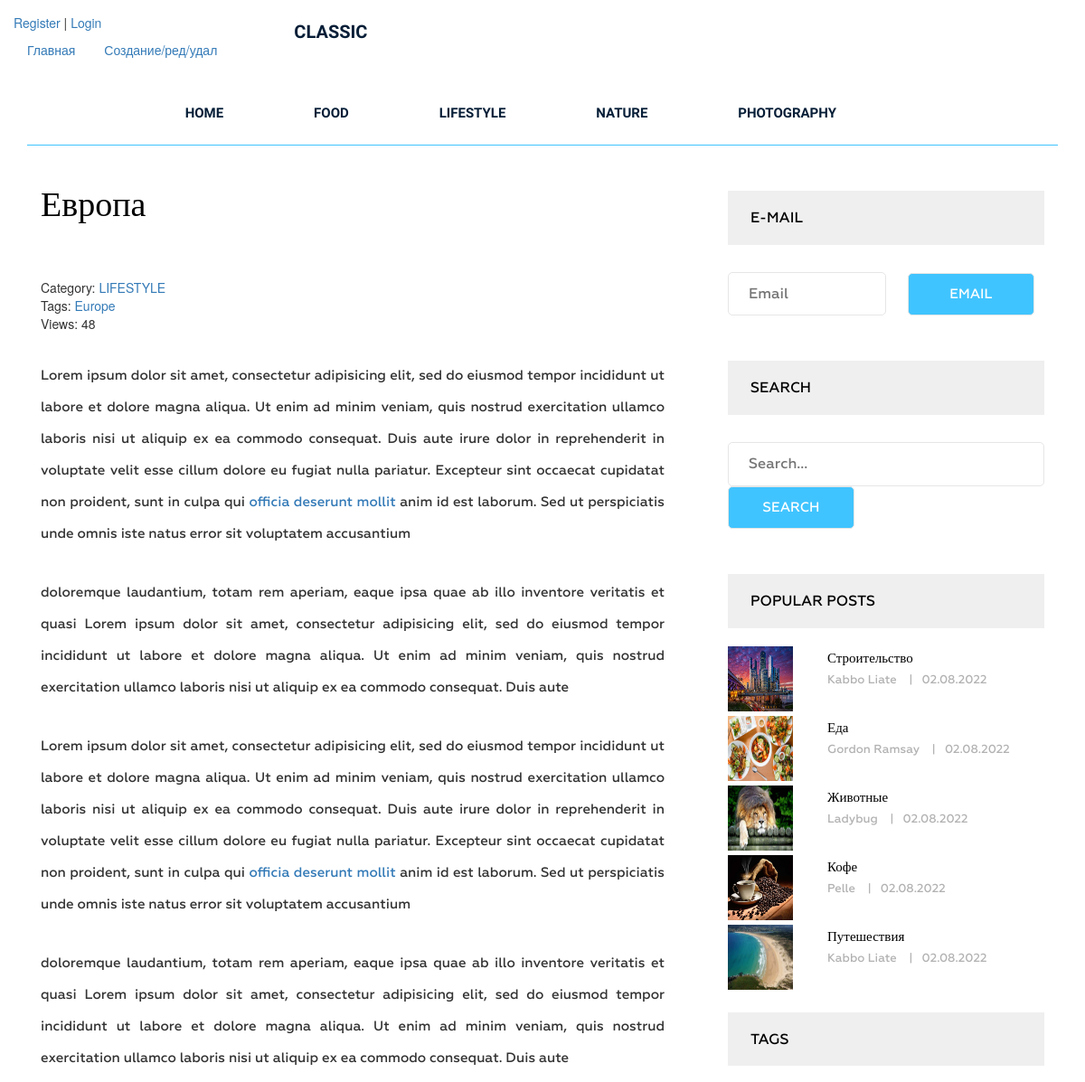
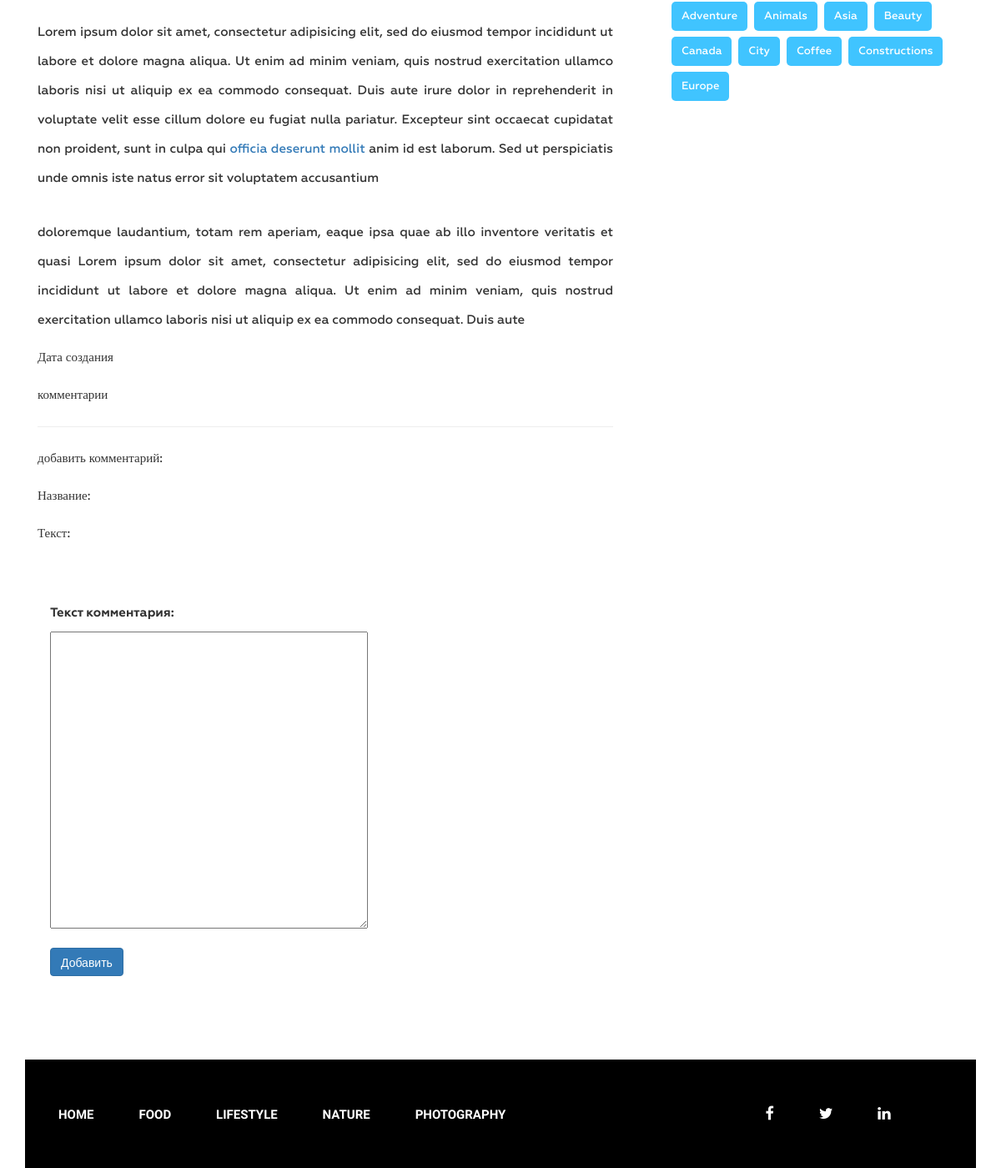
The page /post/evropa/ on the database its author committed (2 pictures, top to bottom).
### News_Portal/models.py (models this page shows, shortened)
class Category(models.Model):
    title = models.CharField(max_length=255)
    slug = models.SlugField(max_length=255, verbose_name='Url', unique=True)
    def __str__(self):
        return self.title
    def get_absolute_url(self):
        return reverse('category', kwargs={"slug": self.slug})
    class Meta:
        verbose_name = 'Категория(ю)'
        verbose_name_plural = 'Категории'
        ordering = ['title']

class Post(models.Model):
    title = models.CharField(max_length=255)
    slug = models.SlugField(max_length=255, verbose_name='Url', unique=True)
    author = models.CharField(max_length=100)
    content = models.TextField(blank=True)
    created_at = models.DateTimeField(auto_now_add=True, verbose_name='Опубликовано')
    photo = models.ImageField(upload_to='photos/%y/%m/%d/', blank=True)
    views = models.IntegerField(default=0, verbose_name='Количество просмотров')
    category = models.ForeignKey(Category, on_delete=models.PROTECT, related_name='posts')
    tags = models.ManyToManyField(Tag, blank=True, related_name='posts')
    def get_absolute_url(self):
        return reverse('post', kwargs={"slug": self.slug})
    class Meta:
        verbose_name = 'Статья(ю)'
        verbose_name_plural = 'Статьи'
        ordering = ['-created_at']

class Tag(models.Model):
    title = models.CharField(max_length=50)
    slug = models.SlugField(max_length=50, verbose_name='Url', unique=True)
    def get_absolute_url(self):
        return reverse('tag', kwargs={"slug": self.slug})
    class Meta:
        verbose_name = 'Тег'
        verbose_name_plural = 'Теги'
        ordering = ['title']

### News_Portal/views.py (the view, shortened to what this page needs)
# urls.py: path('post/<str:slug>/', GetPost.as_view(), name='post'),
class GetPost(CustomSuccessMessageMixin, FormMixin, DetailView):
    model = Post
    template_name = 'News_Portal/single.html'
    context_object_name = 'post'
    form_class = CommentForm
    success_msg = 'Комментарий успешно создана,.ожидайте модерации'
    def get_context_data(self, *, object_list=None, **kwargs):
        context = super().get_context_data(**kwargs)
        self.object.views = F('views') + 1
        self.object.save()
        self.object.refresh_from_db()
        return context
    def post(self, request, *args, **kwargs):
        form = self.get_form()
        if form.is_valid():
            return redirect('home')
        else:
            messages.error(request, 'Ошибка Комментарий')
        return render(request, 'News_Portal/single.html', {"form": form})

### News_Portal/forms.py (shortened to what this page needs)
class CommentForm(forms.ModelForm):
    class Meta:
        model = Comments
        fields = ('text',)

### News_Portal/templatetags/menu.py (called while the page is built)
@register.inclusion_tag('News_Portal/menu_tpl.html')
def show_menu(menu_class='menu'):
    categories = Category.objects.all()
    return {"categories": categories, "menu_class": menu_class}

### News_Portal/templatetags/sidebar.py (called while the page is built)
@register.inclusion_tag('News_Portal/popular_posts_tpl.html')
def get_popular(cnt=3):
    posts = Post.objects.order_by('-views')[:cnt]
    return {"posts": posts}

@register.inclusion_tag('News_Portal/tags_tpl.html')
def get_tags():
    tags = Tag.objects.all
    return {"tags": tags}

### News_Portal/templates/News_Portal/single.html (shortened to what this page needs)
{% extends 'base.html' %}
{% load static %}
{% load sidebar %}
{% block content %}
<section class="single-blog-area">
    <div class="container">
        <div class="row">
            <div class="col-md-12">
                <div class="border-top">
                    <div class="col-md-8">
                        <div class="blog-area">
                            <div class="blog-area-part">
                                <h2>{{ post.title }}</h2>
                                <div class="single-content">
                                    <div>
                                        <span>Category: <a href="{{ post.category.get_absolute_url }}">{{ post.category }}</a></span>
                                        <br>
                                        {% if post.tags.exists %}
                                        <span>
                                            Tags:
                                            {% for tag in post.tags.all %}
                                            <a href="{{ tag.get_absolute_url }}">{{ tag.title }}</a>
                                            {% endfor %}
                                        </span>
                                        <br>
                                        {% endif %}
                                        <span>Views: {{ post.views }}</span>
                                    </div>
                                    {{ post.content|safe }}
                                </div>
                            </div>
                            <div class="commententries">
                                <p>Дата создания</p>
                                <p>комментарии</p>
                                <hr>
                                <p>добавить комментарий: {{ post_article.create_date }}</p>
                                <p>Название: {{ post_article_name }}</p>
                                <p>Текст: {{ post_article_text }}</p>
                                <div class="col-md-4">
                                    <form action="" id="add_form" method="post">
                                            {{ form.as_p }}
                                    </form>
                                    <button form="add_form" type="submit" class="btn btn-primary">Добавить</button>
                                </div>
                            </div>
                        </div>
                    </div>
                    <div class="col-md-4">
                        <div class="newsletter">
                            <h2 class="sidebar-title">E-mail</h2>
                            <form action="{% url 'test' %}" method="post">
                                <input type="email" name="" id="" placeholder="Email">
                                <input type="submit" value="Email">
                            </form>
                        </div>
                        <div class="newsletter">
                            <h2 class="sidebar-title">Search</h2>
                            <form action="{% url 'search' %}" method="get">
                                <input type="text" name="s" placeholder="Search...">
                                <input type="submit" value="Search">
                            </form>
                        </div>
                        {% get_popular 5 %}
                        {% get_tags %}
                    </div>
                </div>
            </div>
        </div>
    </div>
</section>
{% endblock %}

### templates/base.html (shortened to what this page needs)
{% load static %}
{% load cache %}
<!DOCTYPE html>
<html lang="en">
<head>
    <link rel="stylesheet" href="{% static 'css/bootstrap.css' %}">
    <link rel="stylesheet" href="{% static 'css/font-awesome.min.css' %}">
    <link rel="stylesheet" href="{% static 'css/owl.carousel.min.css' %}">
    <link rel="stylesheet" href="{% static 'css/owl.theme.default.min.css' %}">
    <link rel="stylesheet" href="{% static 'style.css' %}">
    <link rel="stylesheet" href="{% static 'responsive.css' %}">
</head>
<body>
    <div class="wrapper">
        {% cache 20 header %}
        {% include 'inc/_header.html' %}
        {% endcache %}
        {% block content %}{% endblock %}
        {% cache 20 footer %}
        {% include 'inc/_footer.html' %}
        {% endcache %}
    </div>
</body>
</html>

### templates/inc/_header.html
{% load menu %}
<header class="header">
  <span class="navbar-text">
    {% if request.user.is_authenticated %}
    Добро пожаловать, {{ user.username }} | <a href="{% url 'logout' %}">Выход</a>
    {% else %}
        <a href="{% url 'register' %}">Register</a> | <a href="{% url 'login' %}">Login</a>
    {% endif %}
    <ul class="nav nav-pills">
      <li class="nav-item"><a class="nav-link.active" href="#">Главная</a></li>
      <li class="nav-item"><a class="nav-link" href="edit_page">Создание/ред/удал</a></li>
    </ul>
  </span>
  <div class="container">
    <div class="row">
      <div class="col-md-2">
        <div class="logo">
          <h2><a href="{% url 'home' %}">Classic</a></h2>
        </div>
      </div>
      <div class="col-md-10">
            {% show_menu %}
      </div>
    </div>
  </div>
</header>

### News_Portal/templates/News_Portal/popular_posts_tpl.html
<h2 class="sidebar-title">Popular posts</h2>
<div class="grid">
    {% for post in posts %}
    <div class="portfolio-item popular">
        {% if post.photo %}
        <img src="{{ post.photo.url }}" alt="{{ post.title }}">
        {% else %}
        <img src="https://picsum.photos/id/1060/300/201/?blur=2" alt="{{ post.title }}">
        {% endif %}
        <div class="portfolio-text">
            <h5><a href="{{ post.get_absolute_url }}">{{ post.title }}</a></h5>
            <p>{{ post.author }} <span>|</span>{{ post.created_at|date:"d.m.Y" }}</p>
        </div>
    </div>
    {% endfor %}
</div>

### templates/inc/_footer.html (shortened to what this page needs)
{% load menu %}
<footer class="footer">
    <div class="container">
        <div class="row">
            <div class="col-md-12">
                <div class="footer-bg">
                    <div class="row">
                        <div class="col-md-9">
                            {% show_menu 'footer-menu' %}
                        </div>
                        <div class="col-md-3">
                            <div class="footer-icon">
                                <p>
                                    <a href="#"><i class="fa fa-facebook" aria-hidden="true"></i></a>
                                    <a href="#"><i class="fa fa-twitter" aria-hidden="true"></i></a>
                                    <a href="#"><i class="fa fa-linkedin" aria-hidden="true"></i></a>
                                </p>
                            </div>
                        </div>
                    </div>
                </div>
            </div>
        </div>
    </div>
</footer>

### news/static/style.css (style rules this page uses)
.wrapper header.header .logo h2 { margin: 0 0 0 40px; padding: 0; }
.wrapper header.header .logo h2 a { color: #061e37; font-family: "Raleway", sans-serif; font-size: 20px; font-weight: 700; text-decoration: none; line-height: 70px; padding: 22px 0; text-transform: uppercase; }
.wrapper header.header .menu { margin: 0 }
.wrapper header.header .menu ul { float: right; margin: 0; padding: 0; margin-right: 4px; }
.wrapper header.header .menu ul li { display: inline-block; list-style: outside none none; margin: 0 -4px 0 0; }
.wrapper header.header .menu ul li a { color: rgb(6, 30, 55); font-family: "Raleway", sans-serif; font-size: 15px; font-weight: 600; line-height: 70px; padding: 26px 50px; text-decoration: none; text-transform: uppercase; }
.wrapper footer.footer { height: 130px; }
.wrapper footer .footer-bg { background: #000 none repeat scroll 0 0; height: 130px; overflow: hidden; }
.wrapper footer.footer .footer-menu { margin: 0 }
.wrapper footer.footer .footer-menu ul { line-height: 130px; margin: 0; padding: 0; }
.wrapper footer.footer .footer-menu ul li { display: inline; list-style: outside none none; margin: 0; padding: 30px 0px; }
.wrapper footer.footer .footer-menu ul li a { color: #fff; font-family: "Raleway", sans-serif; font-size: 15px; font-weight: 600; line-height: 70px; margin-left: 40px; padding: 26px 10px 26px 0; text-decoration: none; text-transform: uppercase; }
.wrapper footer.footer .footer-icon p { float: right; line-height: 130px; }
.wrapper footer.footer .footer-icon p i { color: #fff; font-size: 18px; margin-right: 30px; padding: 10px; }
.single-blog-area { margin-bottom: 100px; }
.single-blog-area .border-top { border-top: 1px solid #40c4ff; }
.single-blog-area h2 { color: #010101; font-family: Geometria; font-size: 38px; font-weight: 500; margin-bottom: 60px; margin-top: 45px; }
.single-blog-area p { font-family: Geometria; font-size: 15px; font-weight: 500; line-height: 35px; position: relative; text-align: justify; }
.single-blog-area .blog-area-part p { margin-top: 30px; }
.single-blog-area img { width: 100% }
.single-blog-area .blog-area { margin-right: 40px; }
.single-blog-area form input { border: 1px solid #e6e6e6; margin: 0; padding: 12px 22px; border-radius: 5px; width: 100% }
.single-blog-area form input[placeholder] { color: #000; font-family: Geometria; font-size: 16px; font-weight: 500; }
.single-blog-area form { margin: 50px 0 0; position: relative; }
.grid .portfolio-item { margin-bottom: 30px; }
.grid .portfolio-item img { float: left; height: 72px; width: 72px; }
.single-blog-area .grid .portfolio-item .portfolio-text { margin-left: 110px; }
.single-blog-area .grid .portfolio-item .portfolio-text h5 { margin: 0 }
.single-blog-area .grid .portfolio-item .portfolio-text h5 a { color: #000; font-family: Geometria; font-size: 15px; font-weight: 500; line-height: 27px; text-decoration: none; }
.single-blog-area .grid .portfolio-item .portfolio-text p { font-family: Geometria; font-size: 13px; font-weight: 500; line-height: 20px; color: #b2b2b2; }
.single-blog-area .grid .portfolio-item .portfolio-text p span { margin: 0 10px; }
.single-blog-area h2.sidebar-title { background: #efefef none repeat scroll 0 0; color: #000; font-family: Geometria; font-size: 16px; font-weight: 500; margin-bottom: 20px; margin-top: 50px; padding: 21px 25px; text-transform: uppercase; }
.single-blog-area .tags p { background: #40c4ff none repeat scroll 0 0; border-radius: 5px; display: inline-block; font-family: Geometria; font-size: 13px; font-weight: 500; margin-right: 4px; padding: 0 12px; margin-bottom: 7px; }
.single-blog-area .tags p a { color: #fff; display: inline-block; text-decoration: none; }
.single-blog-area .newsletter form { margin: 30px 0 0; }
.single-blog-area .newsletter input[type="email"] { width: 50%; margin-right: 20px; }
.single-blog-area .newsletter input[type="submit"] { width: 40%; background: #40c4ff; color: #fff; text-transform: uppercase; font-family: Geometria; font-size: 15px; font-weight: 500; }

### rows shown on the page
Category: title "FOOD"
Category: title "LIFESTYLE"
Category: title "NATURE"
Category: title "PHOTOGRAPHY"
Post: title "Европа", category "LIFESTYLE", views "48", content "Lorem ipsum dolor sit amet, consectetur adipisicing elit, sed do eiusmod tempor incididunt ut labore et dolore magna aliqua. Ut enim ad minim veniam, quis nostrud exercitation ullamco laboris nisi ut aliquip ex ea commodo consequat. Duis aute irure dolor in reprehenderit in voluptate velit esse cillum dolore eu fugiat nulla pariatur. Excepteur sint occaecat cupidatat non proident, sunt in culpa qui officia deserunt mollit anim id est laborum. Sed ut perspiciatis unde omnis iste natus error sit voluptatem accusantium doloremque laudantium, totam rem aperiam, eaque ipsa quae ab illo inventore veritatis et quasi Lorem ipsum dolor sit amet, consectetur adipisicing elit, sed do eiusmod tempor…"
Tag: title "Europe"
Post: photo (picture), title "Строительство", author "Kabbo Liate", created_at "02.08.2022"
Post: photo (picture), title "Еда", author "Gordon Ramsay", created_at "02.08.2022"
Post: photo (picture), title "Животные", author "Ladybug", created_at "02.08.2022"
Post: photo (picture), title "Кофе", author "Pelle", created_at "02.08.2022"
Post: photo (picture), title "Путешествия", author "Kabbo Liate", created_at "02.08.2022"
Tag: title "Adventure"
Tag: title "Animals"
Tag: title "Asia"
Tag: title "Beauty"
Tag: title "Canada"
Tag: title "City"
Tag: title "Coffee"
Tag: title "Constructions"
